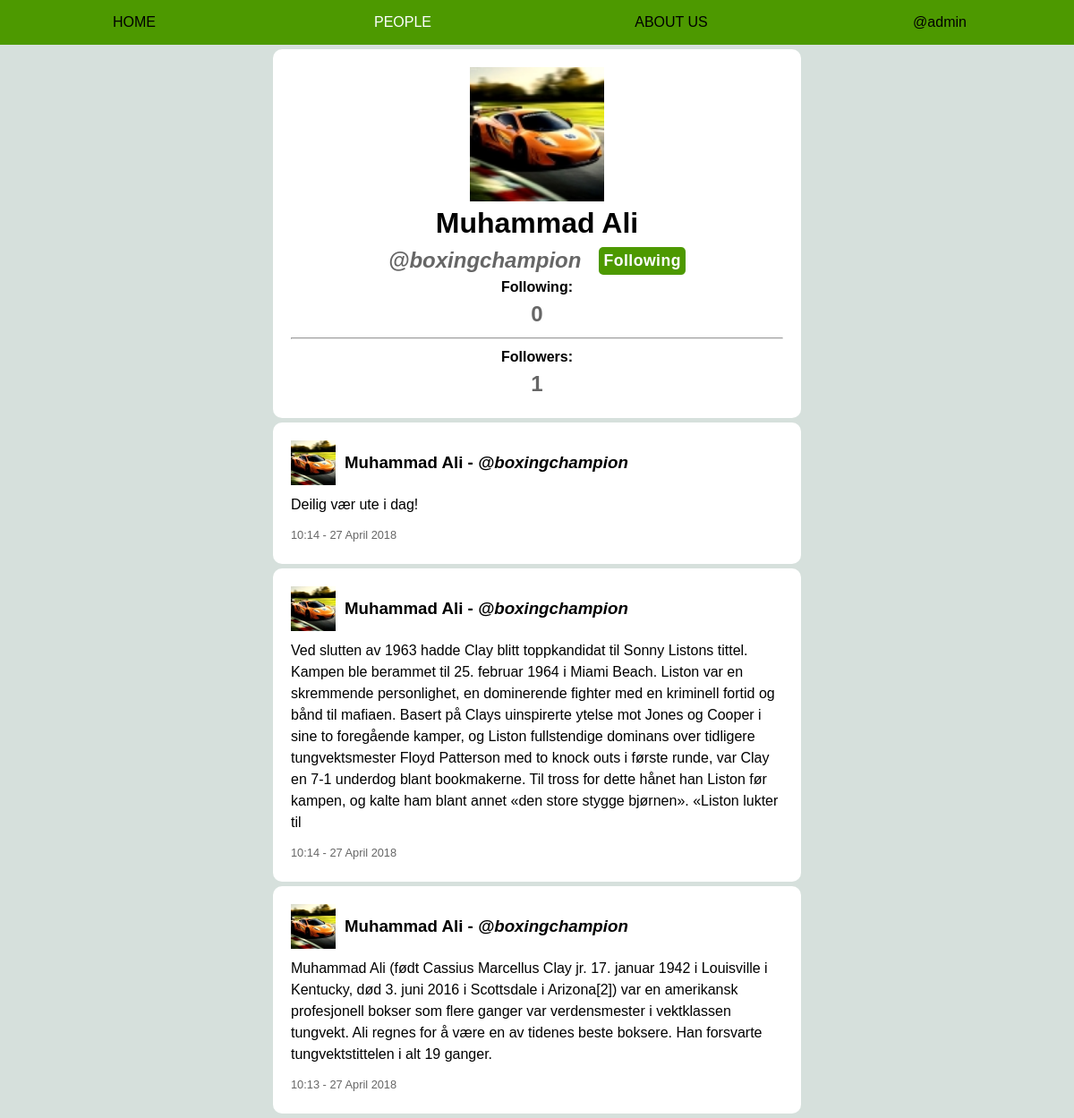
Screenshot of /user.php?u=boxingchampion (signed in) with the database file from the repository.
### tables this page shows
CREATE TABLE `users` (
  `user_id` int(11) NOT NULL,
  `username` varchar(255) NOT NULL,
  `f_name` varchar(255) NOT NULL,
  `l_name` varchar(255) NOT NULL,
  `email` varchar(255) NOT NULL,
  `pic` varchar(11) NOT NULL DEFAULT '1.jpg',
  `u_type` int(11) NOT NULL DEFAULT '1',
  `password` varchar(255) NOT NULL,
  `creationtime` datetime NOT NULL
);

CREATE TABLE `posts` (
  `post_id` int(11) NOT NULL,
  `post_text` varchar(600) NOT NULL,
  `posttime` varchar(30) NOT NULL,
  `user_id` int(11) NOT NULL
);

### include/info.inc.php (called while the page is built, shortened)
<?php
	if (isset($_SESSION['login'])){
		$user = $_SESSION['login'];
	}
	else {
		header("Location: welcome.php");
	}
?>

### user.php (the view, shortened to what this page needs)
<?php
	include("include/connect.inc.php");
	include("include/info.inc.php");
	$u = $_GET["u"];
	$uescape = mysqli_real_escape_string($con, $u);
	$uurl = urlencode($u);
	$userescape = mysqli_real_escape_string($con, $user);
	$sql = "SELECT username, f_name, l_name, pic FROM users WHERE username = '$uescape'";
	$result = $con->query($sql);
	$rad = $result->fetch_assoc();
	$sqlutype = "SELECT u_type FROM users WHERE username='$uescape'";
	$resultutype = $con->query($sqlutype);
	$radutype = $resultutype->fetch_assoc();
	$utype = $radutype['u_type'];
	$username = $rad['username'];
	$f_name = $rad['f_name'];
	$l_name = $rad['l_name'];
	$pic = $rad['pic'];
	$usernameescape = htmlspecialchars($username);
	$f_nameescape = htmlspecialchars($f_name);
	$l_nameescape = htmlspecialchars($l_name);
	$sql5 = "SELECT follow.user_id, follow.user_id_follow FROM follow WHERE follow.user_id=(SELECT users.user_id FROM users where users.username='$userescape') AND follow.user_id_follow=(SELECT users.user_id FROM users WHERE users.username='$uescape')";
	$result5 = $con->query($sql5);
	if (mysqli_num_rows($result5)){
		$follow = "<input type='hidden' name='unfollow' value='$u'><input id='followbutton' type='submit' value='Following'>";
	}
	else {
		$follow = "<input type='hidden' name='follow' value='$u'><input id='followbutton' type='submit' style='color: #4d9900; background-color: #fff; border: 2px solid #4d9900;' value='Follow +'>";
	}
?>
<!DOCTYPE html>
<html lang="en">
<head>
	<link rel="stylesheet" type="text/css" href="css/main.css">
	<link rel="stylesheet" type="text/css" href="css/user.css">
</head>
<body>
	<?php include("include/header.inc.php"); ?>
	<div class="container">
		<div class="box userpage">
			<div class="userdiv">
				<img src="media/profilepics/<?php echo $pic;?>" width="150" alt='picture' height="150">
			</div>
			<h1 class="nameverified"> <?php echo "$f_nameescape $l_nameescape";?><?php if($utype>=2){echo "<img class='verified' width='35' height='35' src=media/icons/verified.png>";}?></h1>
			<div class='followbox'>
				<div><h2><i><?php echo "@$usernameescape";?></i></h2></div>
				<?php
					if ($u != $user){
						echo "<form action='user.php?u=$uurl' method='POST'>$follow</form>\n";
					}
				?>
			</div>
			<div class='followfollowers'>
				<div class=following>
					<h4> Following: </h4>
					<h2>
					<?php
						$sql8 = "SELECT * FROM follow WHERE user_id = (SELECT user_id FROM users WHERE username='$uescape')";
						$result8 = $con->query($sql8);
						echo mysqli_num_rows($result8);
					?>
					</h2>
				</div>
				<hr>
				<div class=followers>
					<h4> Followers: </h4>
					<h2>
					<?php
						$sql8 = "SELECT * FROM follow WHERE user_id_follow = (SELECT user_id FROM users WHERE username='$uescape')";
						$result8 = $con->query($sql8);
						echo mysqli_num_rows($result8);
					?>
					</h2>
				</div>
			</div>
		</div>
		<?php
			$sql3 = "SELECT f_name, l_name, username, pic, post_text, post_id, posttime, u_type FROM users JOIN posts ON users.user_id=posts.user_id WHERE username='$uescape' ORDER BY posts.post_id DESC";
			$result3 = $con->query($sql3);
			while ($rad3 = $result3->fetch_assoc()){
				$userfirst = htmlspecialchars($rad3['f_name']);
				$userlast = htmlspecialchars($rad3['l_name']);
				$useruser = htmlspecialchars($rad3['username']);
				$userpic = $rad3['pic'];
				$post_text = htmlspecialchars($rad3['post_text']);
				$posttime = $rad3['posttime'];
				$utype = $rad3['u_type'];
				echo "<div class='box'>\n";
					echo "<div class='navn'>\n";
						echo "<img src='media/profilepics/$userpic' alt='picture' width='50' height='50'>\n";
						if($utype>=2){echo "<h3> $userfirst $userlast</h3><img class='verified' width='22' height='22' src=media/icons/verified.png><h3><i>- @$useruser</i></h3>\n";}
						else {echo "<h3> $userfirst $userlast - <i>@$useruser</i></h3>\n";}
					echo "</div>\n";
					echo "<div class='text'>\n";
						echo "<p> $post_text </p>\n";
					echo "</div>\n";
					echo "<div class='dato'>\n";
						echo "<p> $posttime </p>\n";
					echo "</div>\n";
				echo "</div>\n";
			}
		?>
	</div>
</body>
</html>

### css/main.css (style rules this page uses)
html, body, h1, h2, h3, h4, h5, h6, p, a, div, span, ul, ol, li, table, td, th, tr, form, input, label, video, img { margin: 0; padding: 0; }
h1, h2, h3, h4, h5, h6, p, li, td, th, label { word-wrap: break-word; }
body { font-family: Arial, sans-serif; background-color: #D6E0DC; }
input[type=text], input[type=password], input[type=submit] { -webkit-appearance: none; -moz-appearance: none; appearance: none; }
.container { margin: 0 auto; padding-top: 50px; max-width: 600px; }
.box { background-color: #fff; border-radius: 10px; padding: 20px; margin: 5px; line-height: 150%; }
.box h1, .box h2 { line-height: 150%; }

### css/user.css (style rules this page uses)
.userpage { display: flex; flex-direction: column; text-align: center; }
.userpage .userdiv { display: flex; flex-direction: row; justify-content: space-between; - }
.userpage .userdiv img { margin: 0 auto; }
.userpage h2 { color: #666; }
form { display: flex; flex-direction: column; }
form input, form textarea { padding: 10px; font-size: 110%; border: 1px solid #4d9900; border-radius: 5px; flex: 1; }
input[type=submit] { font-size: 150%; font-weight: bold; letter-spacing: 0.5px; color: #fff; background-color: #4d9900; border: none; margin-top: 5px; }
.navn { display: flex; align-items: center; }
.navn h3 { margin-left: 10px; min-width: 50%; }
.dato p { color: #666; font-size: 80%; }
.box .text { margin: 10px auto; }
.followbox { display: flex; justify-content: center; align-items: center; }
.followbox input[type=submit] { font-size: 110%; padding: 5px; margin: 0 0 0 20px; }

### rows the page displays
users: pic (picture), f_name "Muhammad", l_name "Ali", username "boxingchampion"
posts: user.pic (picture), user.f_name "Muhammad", user.l_name "Ali", user.username "boxingchampion", post_text "Deilig vær ute i dag!", posttime "10:14 - 27 April 2018"
posts: user.pic (picture), user.f_name "Muhammad", user.l_name "Ali", user.username "boxingchampion", post_text "Ved slutten av 1963 hadde Clay blitt toppkandidat til Sonny Listons tittel. Kampen ble berammet til 25. februar 1964 i Miami Beach. Liston var en skremmende personlighet, en dominerende fighter med en kriminell fortid og bånd til mafiaen. Basert på Clays uinspirerte ytelse mot Jones og Cooper i sine to foregående kamper, og Liston fullstendige dominans over tidligere tungvektsmester Floyd Patterson med to knock outs i første runde, var Clay en 7-1 underdog blant bookmakerne. Til tross for dette hånet han Liston før kampen, og kalte ham blant annet «den store stygge bjørnen». «Liston lukter til", posttime "10:14 - 27 April 2018"
posts: user.pic (picture), user.f_name "Muhammad", user.l_name "Ali", user.username "boxingchampion", post_text "Muhammad Ali (født Cassius Marcellus Clay jr. 17. januar 1942 i Louisville i Kentucky, død 3. juni 2016 i Scottsdale i Arizona[2]) var en amerikansk profesjonell bokser som flere ganger var verdensmester i vektklassen tungvekt. Ali regnes for å være en av tidenes beste boksere. Han forsvarte tungvektstittelen i alt 19 ganger.", posttime "10:13 - 27 April 2018"

### other values shown
$usere "admin"
mysqli_num_rows($result8) "0"
mysqli_num_rows($result8) "1"
